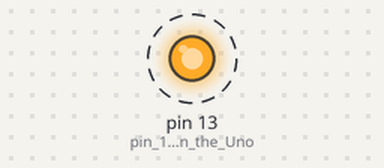
Recording of a sketch running on a simulated Arduino Uno, built with avr-gcc and run on an emulated ATmega328P. Parts: output pins drawn as LEDs (lit = HIGH). Dashed ring = blinking.

Above: at 0.2 s.
Timing chart, 0 to 3.0 s (numbered marks = the images above):
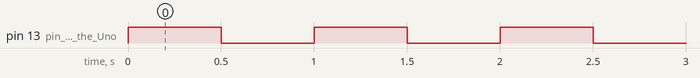

The sketch:

blink_serial.ino
```cpp
/*
 * C1 exercise 3: blink_serial (Arduino Uno, Arduino IDE on Windows)
 *
 * Copy this whole folder to my-solutions/c-embedded/c01/blink_serial/
 * (the folder name must match the .ino name), open the .ino in the
 * Arduino IDE, select board "Arduino Uno" and your COM port, then Upload.
 *
 * Goal: the on-board LED blinks once per second AND the Serial Monitor
 * (set to 115200 baud) shows:
 *   setup(): runs once
 *   loop(): blink 1
 *   loop(): blink 2
 *   ...
 */

unsigned long blinkCount = 0;  // survives between loop() calls (a global)

void setup() {
  pinMode(LED_BUILTIN, OUTPUT);  // pin 13 on the Uno

  // TODO 1: start the serial port at 115200 baud with Serial.begin(...).

  // TODO 2: print the line "setup(): runs once" with Serial.println(...).
}

void loop() {
  digitalWrite(LED_BUILTIN, HIGH);
  delay(500);
  digitalWrite(LED_BUILTIN, LOW);
  delay(500);

  // TODO 3: add 1 to blinkCount.

  // TODO 4: print "loop(): blink " followed by blinkCount on ONE line.
  //         Hint: Serial.print(...) does not end the line; Serial.println(...) does.
}
```

Measured:
- by itself, pin 13 (pin_13_on_the_Uno): alternates HIGH for 0.50 s and LOW for 0.50 s
